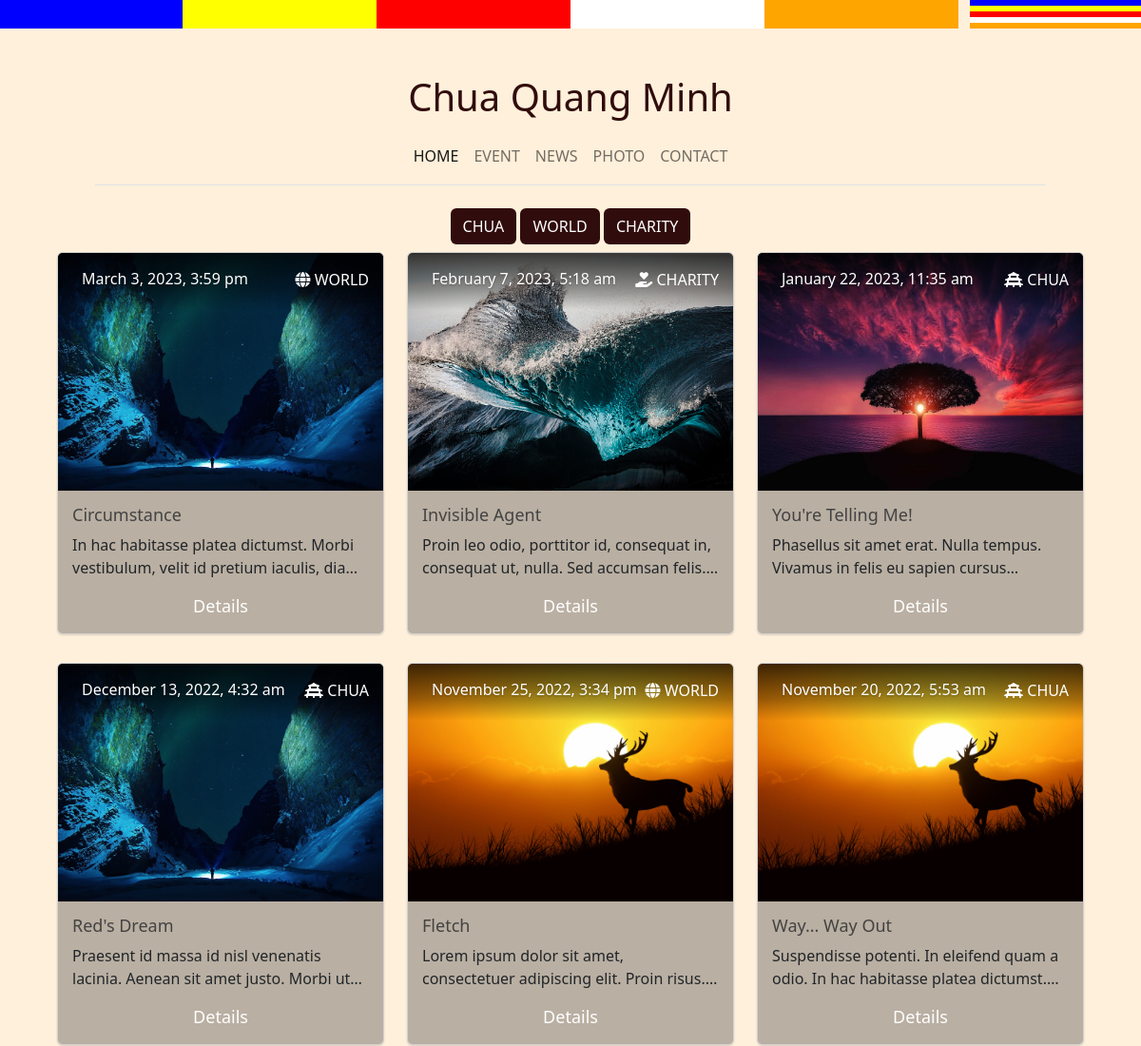
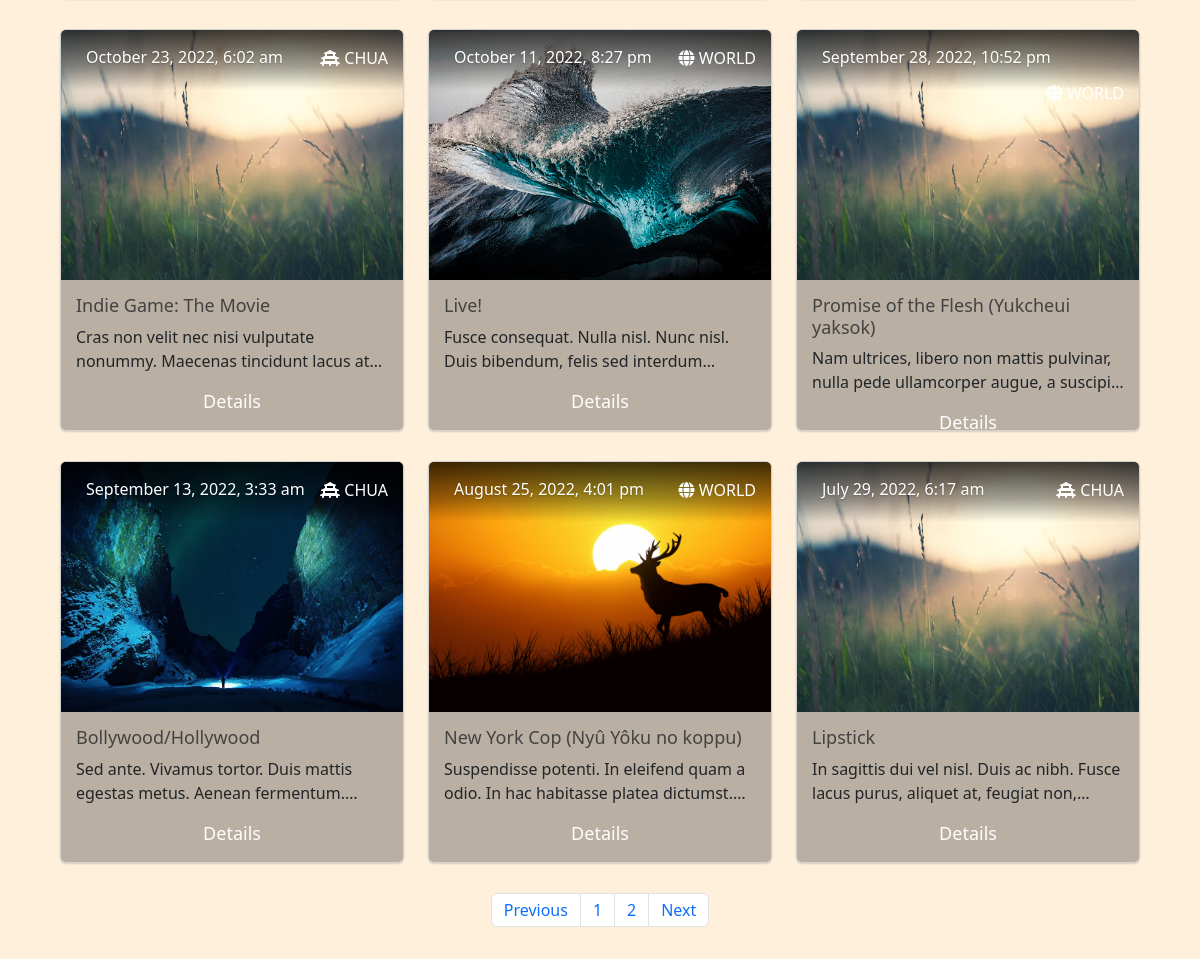
The app's page /news, older data (2 pictures, top to bottom).
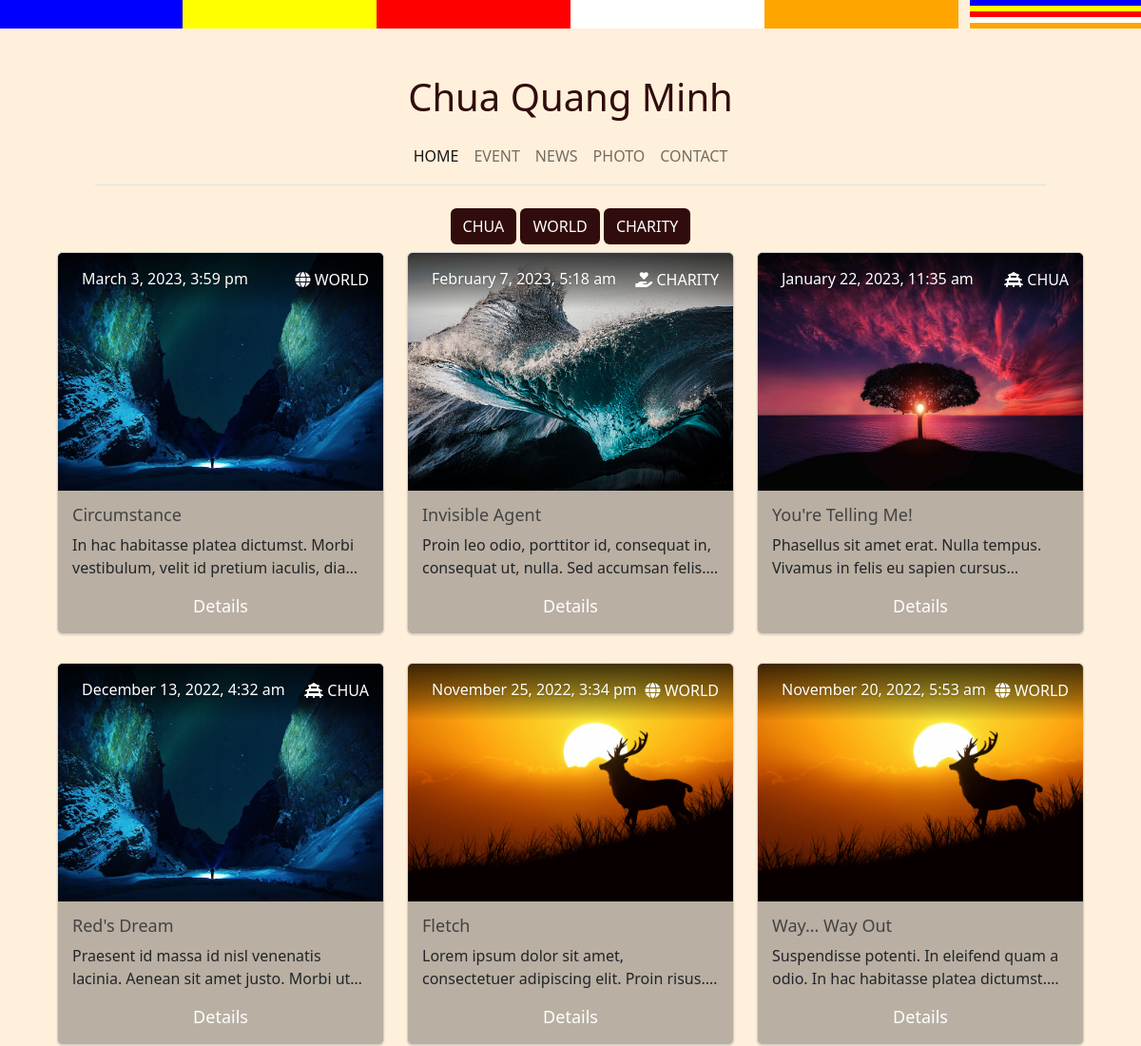
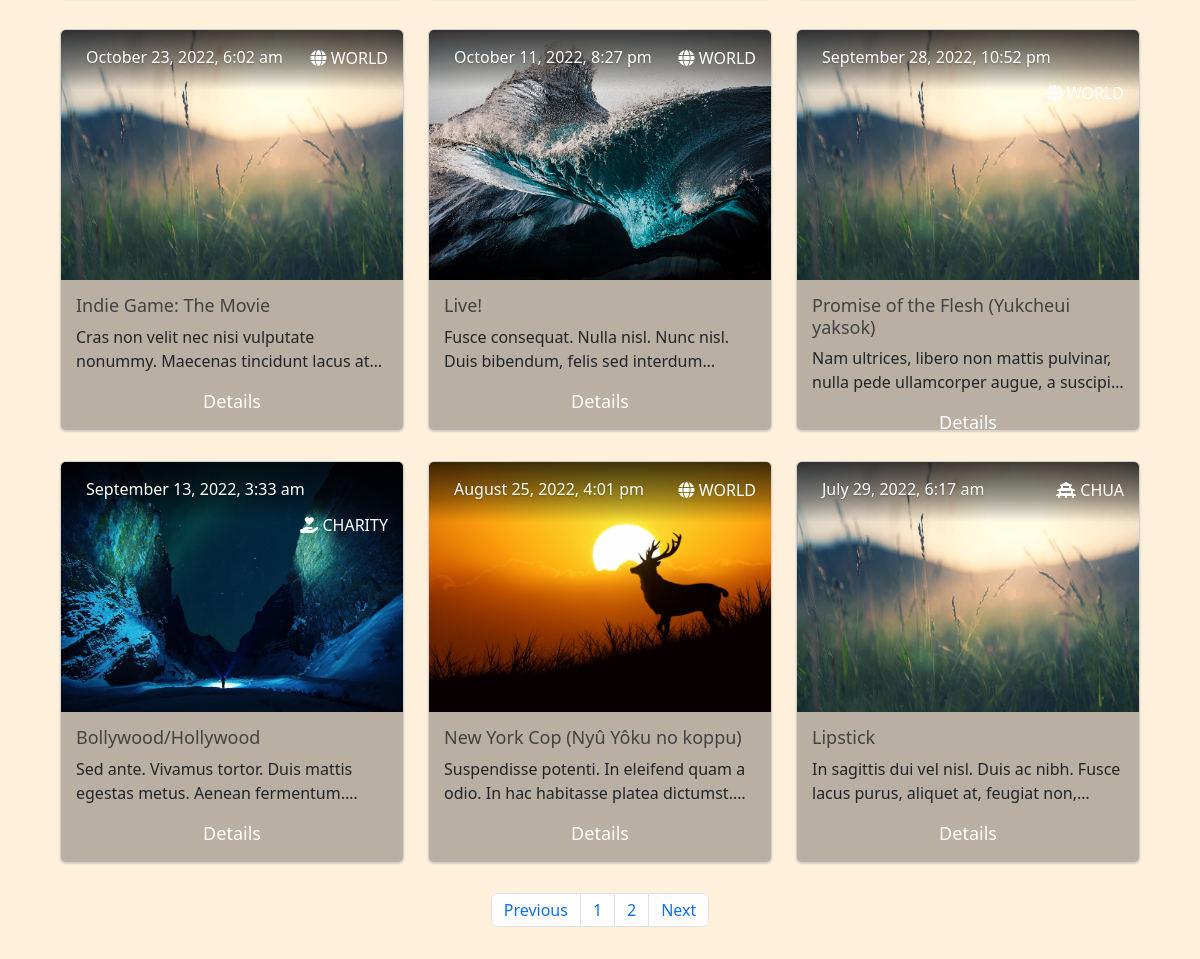
The same page, newer data (2 pictures, top to bottom).
### tables this page shows
CREATE TABLE NewsType
(
    newsTypeID INT AUTO_INCREMENT NOT NULL PRIMARY KEY,
    typeName   VARCHAR(255),
    icon       VARCHAR(255)
);

CREATE TABLE News
(
    newsID      INT AUTO_INCREMENT NOT NULL PRIMARY KEY,
    title       VARCHAR(255),
    author      VARCHAR(255),
    description VARCHAR(255),
    paragraph   TEXT,
    timeUpdated TIMESTAMP,
    saveDraft   BOOLEAN,
    banner      VARCHAR(500),
    newsTypeID  INT                NOT NULL,
    FOREIGN KEY (newsTypeID) REFERENCES NewsType (newsTypeID)
);

### model/NewsModel.php (called while the page is built, shortened)
<?php
if (isset($_GET["limit"])) {
    $limit = $_GET["limit"];
} else {
    $limit = 12;
}
if (isset($_GET["skip"])) {
    $skip = $_GET["skip"];
} else {
    $skip = 0;
}
$firstPageBlogsQuery = "SELECT * FROM NewsOrderbyType LIMIT $limit";
$pageCountQuery = "SELECT * FROM NewsOrderbyType";
$NewsModel = new NewsModel();

### controller/NewsController.php (called while the page is built, shortened)
<?php
$blogResultStmt =  $conn->query($firstPageBlogsQuery);
$blogResult = $blogResultStmt->fetchAll(PDO::FETCH_ASSOC);
$pageCountStmt = $conn->query($pageCountQuery);
$pageCountResult = $pageCountStmt->fetchAll(PDO::FETCH_ASSOC);
$pageCount = count($pageCountResult);
$newsTypeResultStmt =  $conn->query($NewsModel->newsType);
$newsTypeResult = $newsTypeResultStmt->fetchAll(PDO::FETCH_ASSOC);

### view/news.php (the view, shortened to what this page needs)
<?php
require("rootPath.php");
require $rootPath . "model/NewsModel.php";
require $rootPath . "controller/NewsController.php";
?>
<div class="container">
    <div class="mb-2" align="center" >
        <?php
        foreach ($newsTypeResult as $row) {
            ?>
            <div class="btn  filter-button" data-filter="<?php echo $row['typeName']; ?>">
                <a class="nav-link categories-text"
                   href="/news?action=news&newsTypeID=<?php echo $row['newsTypeID'] ?>">
                    <?php echo $row['typeName']; ?>
                </a>
            </div>
            <?php
        } ?>
    </div>
    <div class="row clearfix">
        <form action="" method="post">
        <div class="row">
            <?php
            foreach ($blogResult as $row) { ?>
                <div class="col-xs-12 col-sm-4 col-md-4 col-lg-4">
                    <div class="card card-small">
                        <div class="thumbnail">
                            <img class="d-block img-fluid banner" src="assets/banner/<?php echo $row['banner'] ?>">
                            <div class="details">
                                <div class="user">
                                    <div class="name"><?php
                                        $today = date("F j, Y, g:i a", strtotime($row['timeUpdated']));
                                        echo $today;
                                        ?>
                                    </div>
                                </div>
                                <div class="numbers"><i
                                            class="<?php echo $row['icon'] ?>"></i> <?php echo $row['typeName'] ?>
                                </div>
                                <div class="clearfix"></div>
                            </div>
                        </div>
                        <div class="card-info">
                            <div class="moving">
                                <a href="#/product/awesome-landing-page">
                                    <h3>
                                        <a href="/article?newsID=<?php echo $row['newsID']; ?>"><?php echo $row['title'] ?></a>
                                    </h3>
                                    <div class="text"><?php echo $row['description']; ?></div>
                                </a>
                                <div class="actions">
                                    <a href="/article?newsID=<?php echo $row['newsID']; ?>">Details</a>
                                </div>
                            </div>
                        </div>
                    </div>
                </div>
                <?php
            } ?>
                </form>
            <nav class="d-flex justify-content-center">
                <?php
                $newsTypeID = null;
                ?>
                <ul class="pagination">
                    <li class="page-item"><a class="page-link exatic-background-color"
                                             href="/news?action=news&newsTypeID=<?php echo($newsTypeID); ?>&limit=<?php echo($limit) ?>&skip=
            <?php
                                             if (($skip - $limit) >= 0) {
                                                 echo($skip - $limit);
                                             } else {
                                                 echo($skip);
                                             }
                                             ?>">Previous</a></li>
                    <?php
                    $pages = ceil($pageCount / $limit);
                    for ($i = 0; $i < $pages; $i++) {
                        ?>
                        <li class="page-item">
                            <a class="page-link exatic-background-color"
                               href="/news?action=news&newsTypeID=<?php echo($newsTypeID) ?>&limit=<?php echo($limit) ?>&skip=<?php echo($limit * $i) ?>"><?php echo($i + 1); ?>
                            </a>
                        </li>
                        <?php
                    }
                    ?>
                    <li class="page-item"><a class="page-link exatic-background-color"
                                             href="/news?action=news&newsTypeID=<?php echo($newsTypeID) ?>&limit=<?php echo($limit) ?>&skip=<?php
                                             if (($skip + $limit) <= ($pageCount)) {
                                                 echo($skip + $limit);
                                             } else {
                                                 echo($skip);
                                             }
                                             ?>">Next</a></li>
                </ul>
            </nav>
        </div>
    </div>
</div>

### view/_partials/links.php (shortened to what this page needs)
<head>
    <link href="https://stackpath.bootstrapcdn.com/bootstrap/4.3.1/css/bootstrap.min.css" rel="stylesheet">
    <link href="https://cdn.jsdelivr.net/npm/bootstrap@5.2.2/dist/css/bootstrap.min.css" rel="stylesheet"
>
    <link rel="stylesheet" href="styles/index.css">
</head>

### view/_partials/header.php (shortened to what this page needs)
<div class="wrap">
    <header role="banner">
        <div class="headline">
            <div class="row">
                <div class="col flagOne" style="background-color: blue"></div>
                <div class="col flagOne" style="background-color: yellow"></div>
                <div class="col flagOne" style="background-color: red"></div>
                <div class="col flagOne" style="background-color: white"></div>
                <div class="col flagOne" style="background-color: orange"></div>
                <div class="col">
                    <div class="flagTwo" style="background-color: blue"></div>
                    <div class="flagTwo" style="background-color: yellow"></div>
                    <div class="flagTwo" style="background-color: red"></div>
                    <div class="flagTwo" style="background-color: white"></div>
                    <div class="flagTwo" style="background-color: orange"></div>
                </div>
            </div>
        </div>
        <div class="nav-border border-bottom .navbar-expand" style="margin: 0px 100px 0px 100px;">
            <div class="col-sm">
                <div class="container logo-wrap">
                    <div class="row pt-5">
                        <div class="col-12 text-center">
                            <h1 class="site-logo">Chua Quang Minh</h1>
                        </div>
                    </div>
                </div>
                <nav class="navbar  navbar-expand-md bg-transparent">
                    <div class="container">
                        <div class="collapse navbar-collapse" id="navbarMenu">
                            <ul class="navbar-nav mx-auto">
                                <li class="nav-item">
                                    <a class="nav-link active" href="/home">HOME</a>
                                </li>
                                <li class="nav-item">
                                    <a class="nav-link" href="/event">EVENT</a>
                                </li>
                                <li class="nav-item">
                                    <a class="nav-link" href="/news">NEWS</a>
                                </li>
                                <li class="nav-item">
                                    <a class="nav-link" href="/photo">PHOTO</a>
                                </li>
                                <li class="nav-item">
                                    <a class="nav-link" href="/contact">CONTACT</a>
                                </li>
                            </ul>
                        </div>
                    </div>
                </nav>
            </div>
        </div>
    </header>
</div>

### index.php (shortened to what this page needs)
<?php
include("view/_partials/links.php");
include("view/_partials/header.php");
?>
<div class="main mx-5">
    <br>
    <?php
    require("router.php");
    ?>

### router.php (shortened to what this page needs)
<?php
$urlpath = parse_url($_SERVER['REQUEST_URI'], PHP_URL_PATH);
$regex = '/.+?(?=.php|\?)/';
preg_match($regex, $urlpath, $parsedRequest);
if (isset($parsedRequest[0])) {
    $toCheck = $parsedRequest[0];
} else {
    $toCheck = $urlpath;
}
$view = match ($toCheck) {
    '' => '/view/home.php',
    '/' => '/view/home.php',
    '/home' => '/view/home.php',
    '/event' => '/view/event.php',
    '/news' => '/view/news.php',
    '/photo' => '/view/photo.php',
    '/contact' => '/view/contact.php',
    '/article' => '/view/article.php',
    '/login' => '/view/login.php',
    '/logout' => '/View/_partials/logout.php',
    default => null
};
if ($view !== null) {
    require __DIR__ . $view;
} else {
    require __DIR__ . '/view/404.php';
}

### styles/index.css (style rules this page uses)
.btn { background-color: #310c0c; color: white; }
h1 { color: #310c0c; text-align: center; }
@media (min-width: 768px) { .navbar-nav > li > a { padding-top: 10px; padding-bottom: 10px; } }
.card { overflow: hidden; border-radius: 6px; position: relative; box-shadow: 0 1px 2px rgba(0, 0, 0, 0.15); margin-bottom: 30px; }
.card-small .thumbnail { min-height: 200px; }
.text { overflow: hidden; text-overflow: ellipsis; display: -webkit-box; -webkit-line-clamp: 2; line-clamp: 2; -webkit-box-orient: vertical; }
.card .thumbnail { border: 0 none; padding: 0; margin: 0; min-height: 170px; position: relative; background-color: #b9afa2; }
.card .thumbnail img { width: 100%; }
.card .details { background: -moz-linear-gradient(top, rgba(0, 0, 0, 0.75) 0%, rgba(0, 0, 0, 0.36) 62%, rgba(0, 0, 0, 0) 100%); background: -webkit-gradient(linear, left top, left bottom, color-stop(0%, rgba(0, 0, 0, 0.75)), color-stop(62%, rgba(0, 0, 0, 0.36)), color-stop(100%, rgba(0, 0, 0, 0))); background: -webkit-linear-gradient(top, rgba(0, 0, 0, 0.75) 0%, rgba(0, 0, 0, 0.36) 62%, rgba(0, 0, 0, 0) 100%); background: -o-linear-gradient(top, rgba(0, 0, 0, 0.75) 0%, rgba(0, 0, 0, 0.36) 62%, rgba(0, 0, 0, 0) 100%); background: -ms-linear-gradient(top, rgba(0, 0, 0, 0.75) 0%, rgba(0, 0, 0, 0.36) 62%, rgba(0, 0, 0, 0) 100%); background: linear-gradient(to bottom, rgba(0, 0, 0, 0.75) 0%, rgba(0, 0, 0, 0.36) 62%, rgba(0, 0, 0, 0) 100%); filter: progid:DXImageTransform.Microsoft.gradient(startColorstr="#5e000000", endColorstr="#00000000",GradientType=0 ); top: 0; display: block; height: 60px; padding: 10px 15px 0; position: absolute; width: 100%; }
.card .user { font-weight: 400; color: #FFFFFF; text-shadow: 0 1px 2px rgba(0, 0, 0, 0.23); line-height: 20px; display: block; }
.banner { height: 250px; }
.card .user .name { line-height: 35px; margin-left: 10px; font-size: 16px; float: left; }
.card .numbers { color: #FFFFFF; float: right; margin-top: 6px; }
.card-info { background-color: #b9afa2; position: relative; height: 150px; }
.card-info { -moz-osx-font-smoothing: grayscale; -webkit-font-smoothing: antialiased; }
.card-info .moving { padding: 15px; background-color: #b9afa2; position: relative; -webkit-animation-duration: 1s; -moz-animation-duration: 1s; -o-animation-duration: 1s; animation-duration: 1s; -webkit-animation-fill-mode: both; -moz-animation-fill-mode: both; -o-animation-fill-mode: both; animation-fill-mode: both; -webkit-animation-name: returnBounce; -moz-animation-name: returnBounce; -ms-animation-name: returnBounce; -o-animation-name: returnBounce; animation-name: returnBounce; }
.card-info a { color: #434343; }
.card-small .card-info h3 { font-size: 18px; }
.card-info h3 { margin-top: 0; font-size: 22px; }
.card-info h3 { -moz-osx-font-smoothing: grayscale; -webkit-font-smoothing: antialiased; }
.card-small .actions { height: 55px; font-size: 14px; }
.card .actions { background-color: #b9afa2; bottom: -80px; color: rgba(33, 33, 33, 0.79); display: block; height: 80px; left: 0; opacity: 1; position: absolute; text-align: center; width: 100%; font-size: 18px; }
.card-info .actions a { color: #ffffff; }
.card .actions a { font-weight: 400; }
a, a:hover, a:focus, .btn:focus, .btn:hover, .btn:active, .btn:active:focus, .btn:active.focus, .btn.active:focus, .btn.active.focus { text-decoration: none; outline: 0; outline-color: transparent; outline-style: none; }
.pagination { display: flex; justify-content: center; }

### view/_partials/header.php (style rules this page uses)
.flagOne { height: 30px; width: 100%; margin: 0; }
.flagTwo { height: 6px; width: 100%; }

Row changes from the older to the newer data that the page shows:
changed news "Way... Way Out": typeName "CHUA" → "WORLD"
changed news "Indie Game: The Movie": typeName "CHUA" → "WORLD"
changed news "Bollywood/Hollywood": typeName "CHUA" → "CHARITY"
